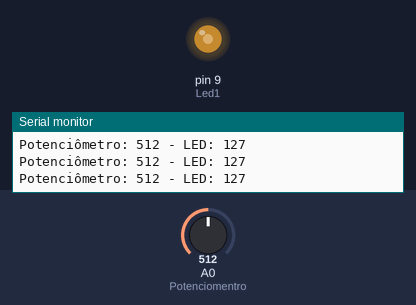
Bench run of a sketch on a simulated Arduino Uno, built with avr-gcc and run on an emulated ATmega328P. On the bench: output pins drawn as LEDs (lit = HIGH), the last lines printed to the serial monitor. The inputs (shaded band) are chosen by the test bench; at power-on: A0 (Potenciomentro) = 512.

Above: at 1.2 s.
1.3 s: A0 (Potenciomentro) set to 716
At 1.6 s:
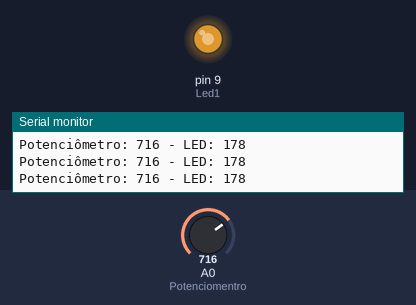
2.8 s: A0 (Potenciomentro) set to 900
At 3.1 s:
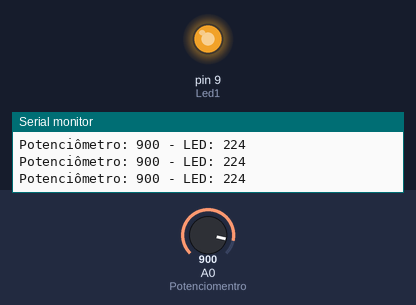
4.3 s: A0 (Potenciomentro) set to 122
At 4.7 s:
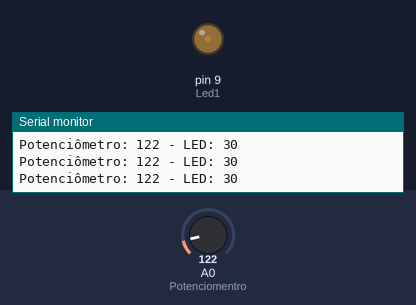
5.8 s: A0 (Potenciomentro) set to 0
At 6.1 s:
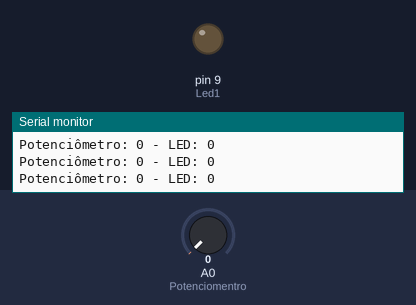
7.3 s: A0 (Potenciomentro) set to 511
At 8.8 s:
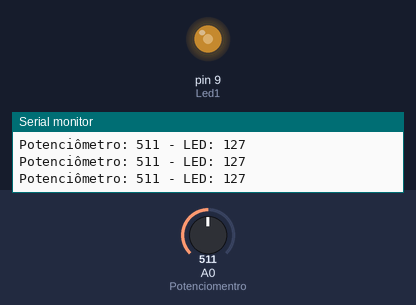
Timing chart, 0 to 9.8 s (numbered marks = the images above; inputs shaded):
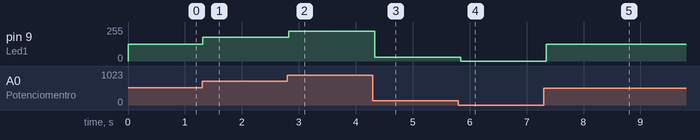

Measured:
- after the input at 1.3 s, pin 9 (Led1): 127/255 → 178/255 at once
- after the input at 2.8 s, pin 9 (Led1): 178/255 → 224/255 at once
- after the input at 4.3 s, pin 9 (Led1): 224/255 → 30/255 at once
- after the input at 5.8 s, pin 9 (Led1): 30/255 → 0/255 at once
- after the input at 7.3 s, pin 9 (Led1): 0/255 → 127/255 after 0.05 s

The sketch:

sketch_sep27a.ino
```cpp
const int Led1 = 9;
const int Potenciomentro = A0;

void setup() {
  pinMode(Led1, OUTPUT);
  Serial.begin(9600);
}

void loop() {
  int ValorPotenciometro = analogRead(Potenciomentro);
  int ValorLed = map(ValorPotenciometro, 0, 1023, 0, 255);

  analogWrite(Led1, ValorLed);
  Serial.print("Potenciômetro: ");
  Serial.print(ValorPotenciometro);
  Serial.print(" - LED: ");
  Serial.println(ValorLed);

  delay(100);
}
```
